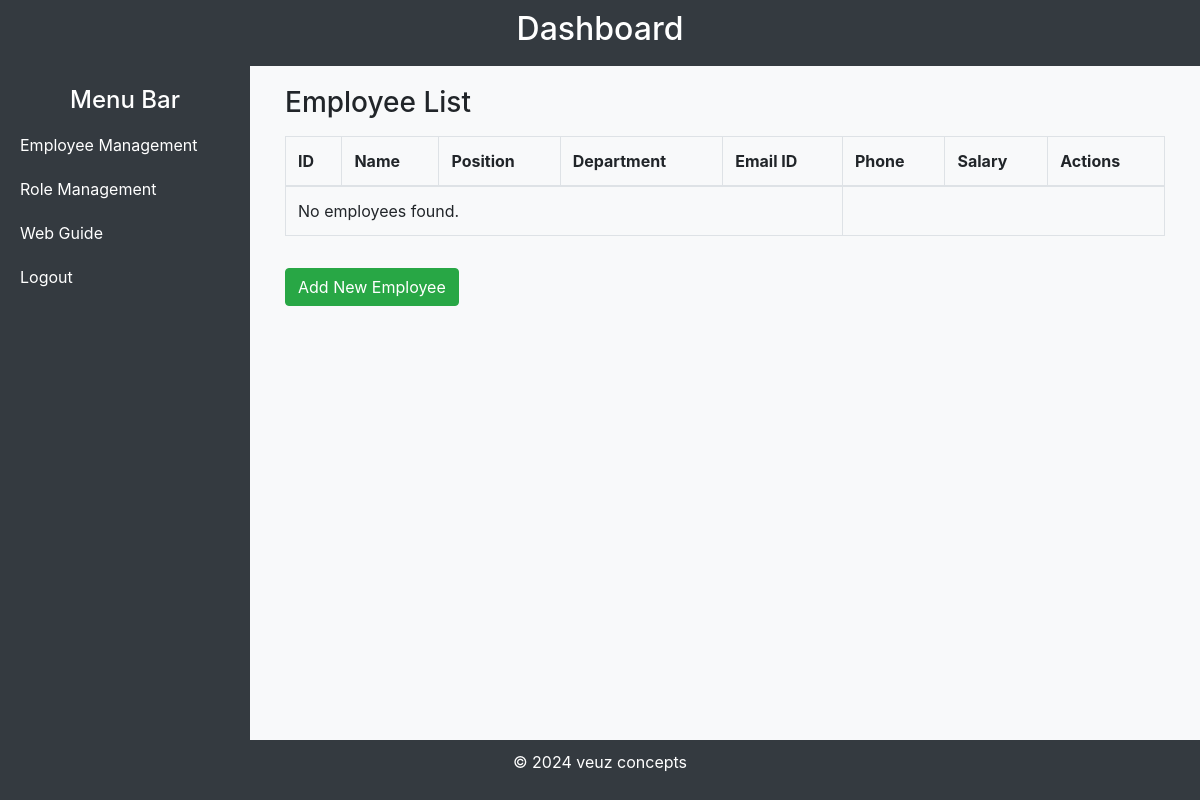
/employee_list/ (signed in), run on an earlier commit of the app's database.
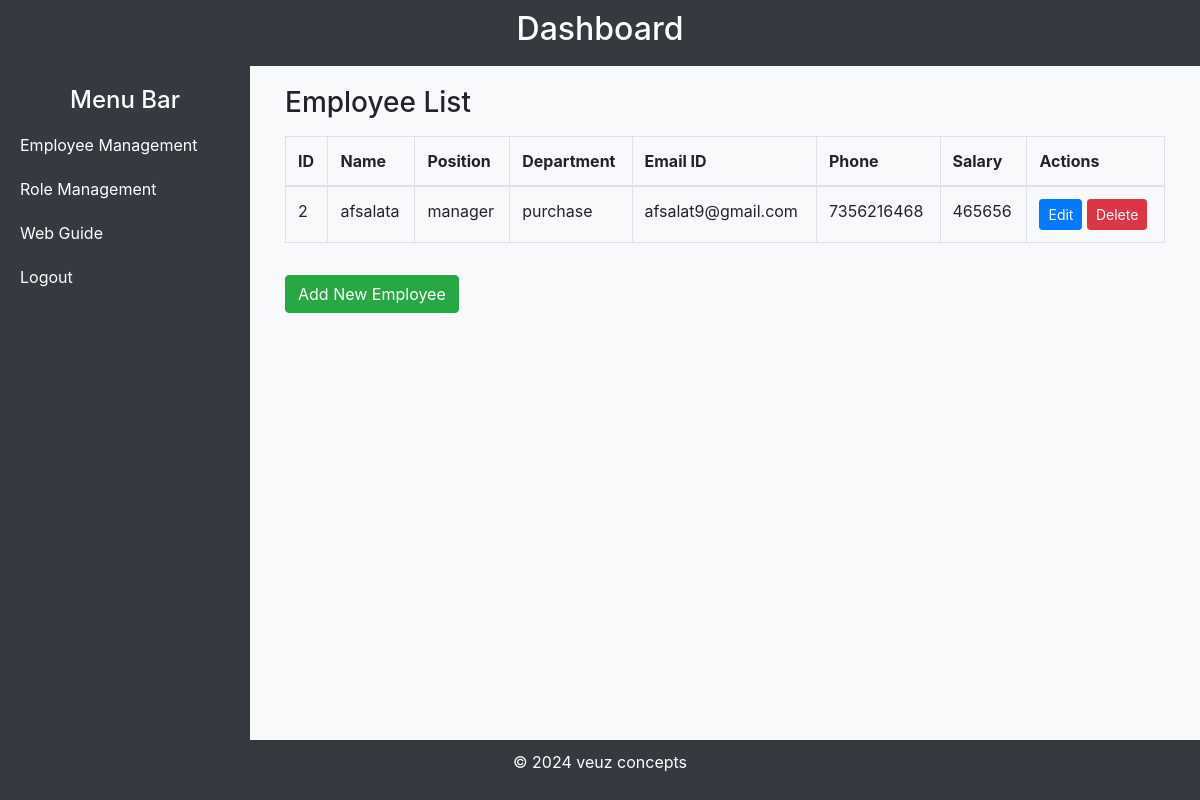
And on a later commit of the database.
### employee/models.py (models this page shows, shortened)
class Employee(models.Model):
    user = models.OneToOneField(settings.AUTH_USER_MODEL, on_delete=models.CASCADE)
    position = models.ForeignKey(Group, on_delete=models.CASCADE)
    department = models.CharField(max_length=100)
    hire_date = models.DateField(auto_now_add=True)
    email = models.EmailField(null=True)
    phone = models.IntegerField(null=True)
    salary = models.IntegerField(null=True)
    class Meta:
        permissions = [
            ("can_view_salary", "Can view employee salary"),
            ("can_edit_position", "Can edit employee position"),
        ]

### users/models.py (models this page shows, shortened)
class User(AbstractUser):
    ROLE_CHOICES = (
        ('admin', 'Admin'),
        ('employee', 'Employee'),
    )
    role = models.CharField(max_length=10, choices=ROLE_CHOICES, default='employee')

### employee/views.py (the view)
# urls.py: path('employee_list/', views.view_employees, name='employee_list'),
@login_required()
def view_employees(request):
    employees = Employee.objects.all()
    return render(request, 'employee/employee_list.html', {'employees':employees})

### templates/employee/employee_list.html
{% extends "dashboard.html" %}
{% block content %}
<div class="container">
    <h3>Employee List</h3>
    <table class="table table-bordered mt-3">
        <thead>
            <tr>
                <th>ID</th>
                <th>Name</th>
                <th>Position</th>
                <th>Department</th>
                <th>Email ID</th>
                <th>Phone</th>
                <th>Salary</th>
                {% if perms.employees.add_employee %}
                <th>Actions</th>
                {% endif %}
            </tr>
        </thead>
        <tbody>
            {% for employee in employees %}
            <tr>
                <td>{{ employee.id }}</td>
                <td>{{ employee.user }}</td>
                <td>{{ employee.position.name }}</td>
                <td>{{ employee.department }}</td>
                <td>{{ employee.email }}</td>
                <td>{{ employee.phone }}</td>
                {% if perms.employees.can_view_employee_salary %}
                <td>{{ employee.salary }}</td>
                {% else %}
                <td>pemission denided</td>
                {% endif %}
                {% if perms.employees.edit_employee or perms.employees.delete_employee %}
                <td>
                {% if perms.employees.edit_employee %}
                    <a href="{% url 'employee_update' employee.id %}" class="btn btn-primary btn-sm">Edit</a>
                {% endif %}
                {% if perms.employees.delete_employee %}
                    <a href="{% url 'employee_delete' employee.id %}" class="btn btn-danger btn-sm">Delete</a>
                {% endif %}
                </td>
                {% endif %}
            </tr>
            {% empty %}
            <tr>
                <td colspan="5">No employees found.</td>
            </tr>
            {% endfor %}
        </tbody>
    </table>
    {% if perms.employees.add_employee %}
    <a href="{% url 'employee_create' %}" class="btn btn-success mt-3">Add New Employee</a>
    {% endif %}
</div>
{% endblock %}

### templates/dashboard.html (shortened to what this page needs)
<!DOCTYPE html>
<html lang="en">
<head>
    <link rel="stylesheet" href="https://maxcdn.bootstrapcdn.com/bootstrap/4.5.2/css/bootstrap.min.css">
</head>
<body>
    <header class="header">
        <h2>Dashboard</h2>
    </header>
    <div class="dashboard-container">
        <nav class="sidebar">
            <h4 class="text-center">Menu Bar</h4>
            <a href="{% url 'employee_list' %}">Employee Management</a>
            <a href="{% url 'group_list' %}">Role Management</a>
            <a href="">Web Guide</a>
            <a href="{% url 'logout' %}">Logout</a>
        </nav>
        <div class="main-content">
            {% block content %}{% endblock %}
        </div>
    </div>
    <footer class="footer">
        <p>&copy; 2024 veuz concepts</p>
    </footer>
</body>
</html>

### templates/dashboard.html (style rules this page uses)
body { display: flex; min-height: 100vh; flex-direction: column; }
.dashboard-container { flex: 1; display: flex; }
.sidebar { width: 250px; background-color: #343a40; color: #ffffff; padding-top: 20px; flex-shrink: 0; }
.sidebar a { color: #ffffff; text-decoration: none; display: block; padding: 10px 20px; border-radius: 4px; }
.main-content { flex: 1; padding: 20px; background-color: #f8f9fa; }
.header, .footer { background-color: #343a40; color: #ffffff; text-align: center; padding: 10px 0; }

What changed in the data, as far as the page shows it:
added Employee: id "2", user "afsalata", position.name "manager", department "purchase", email "afsalat9@gmail.com", phone "7356216468", salary "465656"
Also different on the page:
text no longer shown: "No employees found."
